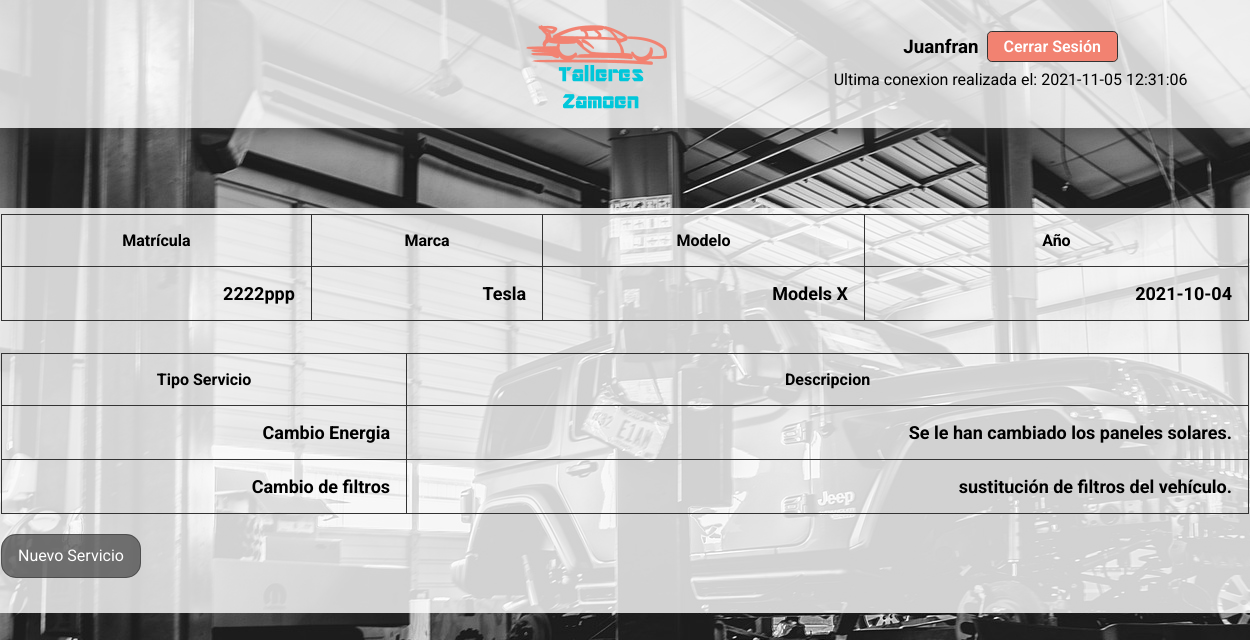
The app's page /Sevicios/Servicios.php?dni=12345678j&matricula=2222ppp (signed in) with its own data.
### tables this page shows
CREATE TABLE `lista_usuario` (
  `id_usuario` int(11) NOT NULL,
  `nombre` varchar(20) NOT NULL,
  `apellidos` varchar(30) NOT NULL,
  `dni` varchar(9) NOT NULL,
  `telefono` int(9) NOT NULL,
  `email` varchar(40) NOT NULL,
  `contrasena` varchar(50) DEFAULT NULL,
  `id_admin` int(1) DEFAULT NULL
);

CREATE TABLE `lista_vehiculos` (
  `id_matricula` int(11) NOT NULL,
  `matricula` varchar(10) NOT NULL,
  `marca` varchar(20) NOT NULL,
  `modelo` varchar(20) NOT NULL,
  `año` date NOT NULL,
  `id_usuario` int(11) DEFAULT NULL
);

CREATE TABLE `lista_servicios` (
  `id_servicio` int(11) NOT NULL,
  `tipo_servicio` varchar(30) NOT NULL,
  `descripcion` varchar(250) DEFAULT NULL,
  `id_matricula` int(11) DEFAULT NULL
);

### Sevicios/Servicios.php (the view, shortened to what this page needs)
<!DOCTYPE html>
<html lang="es">
<head>
    <link rel="stylesheet" href="../styles/styleHeader.css">
    <link rel="stylesheet" href="../styles/styleVehiculo.css">
    <link rel="stylesheet" href="../styles/styleServicios.css">
</head>
<body>
    <?php
        include "../biblioteca/funcionesZamoen.php";
        $conn = Conexion();
        $dni = $_SESSION['dni'];
        $sqlName = "SELECT nombre FROM lista_usuario WHERE dni = '$dni'";
        $resultName = mysqli_query($conn, $sqlName);
        if ($resultName === false) {
                echo mysqli_error($conn);
        }
        else {
            $info = mysqli_fetch_array($resultName);
            $name = $info['nombre'];
        }
        ?>
    <div class="outer-container">
        <header id="cabecera">
        <div class="logo">
            <a href="../Vehiculos/vehiculo.php?dni=<?php echo $_GET['dni']; ?>">
                <img id="logo-taller" src="../img/Logo-Coche.png" alt="Logo Talleres Zamoen">
            </a>
        </div>
        <div class="container-info-header">
            <div class="info-usu">
                <h3><?php echo ucfirst($name); ?></h3>
                    <a id="btn-logOut" href="../Login/logOut.php">Cerrar Sesión</a>
            </div>
            <div class="cookies">
                <p><?php echo 'Ultima conexion realizada el: '.$_COOKIE[$_SESSION['dni'].'Cookie']; ?></p>
            </div>
            </div>
        </header>
        <?php
        $matricula = $_GET['matricula'];
        $sql =  "SELECT matricula, marca, modelo, año
        FROM lista_vehiculos
        WHERE matricula = '$matricula'";
        $sql2 =  "SELECT tipo_servicio, descripcion
        FROM lista_servicios
        WHERE id_matricula = (select id_matricula FROM lista_vehiculos
        WHERE matricula = '$matricula')";
        $results = mysqli_query($conn, $sql);
        $results2 = mysqli_query($conn, $sql2);
        if ($results === false) {
            echo mysqli_error($conn);
        }
        else {
            if(!empty($matricula)){
                ?>
                <div class="container-view">
                    <table name="datosUsuario" id="datosUsuarios">
                        <th>Matrícula</th>
                        <th>Marca</th>
                        <th>Modelo</th>
                        <th>Año</th>
                <?php
                foreach ($results as $valor) {
                        ?>
                        <tr>
                            <?php
                            foreach ($valor as $k) {
                                ?>
                            <td><?php echo $k; ?></td>
                                <?php
                            }
                            ?>
                        </tr>
                        <?php
                }
            }
        }
                    ?>
                    </table>
                        <table name="datosServicios" id="datosServicios">
                            <th>Tipo Servicio</th>
                            <th>Descripcion</th>
                            <?php
                            foreach ($results2 as $valor) {
                                ?>
                                <tr>
                                    <?php
                                    foreach ($valor as $j) {
                                        ?>
                                    <td><?php echo $j; ?></td>
                                        <?php
                                    }
                                    ?>
                                </tr>
                                <?php
                            }
                ?>
                    </table>
                        <div class="newvh">
                            <a href="../Sevicios/newServicio.php?dni=<?php echo $_GET['dni']?>&matricula=<?php echo $_GET['matricula']?>"  class="btn newvh">Nuevo Servicio</a>
                        </div>
                </div>
</body>
</html>

### styles/styleHeader.css (style rules this page uses)
* { margin: 0; padding: 0; box-sizing: border-box; font-family: 'Roboto', sans-serif; }
body { background-image: url('../img/fondo-taller.jpg'); background-repeat: no-repeat; background-size: auto; }
.outer-container { width: 100vw; height: 100vh; }
#cabecera { position: fixed; top: 0; left: 0; width: 100%; height: 8rem; background-color: rgb(255, 255, 255, .8); display: flex; justify-content: space-evenly; align-items: center; box-shadow: 5px 0 30px #333; }
#logo-taller { width: 10rem; }
.vacio, .info-usu { flex-basis: 33%; }
.container-info-header { display: flex; justify-content: flex-end; align-items: center; flex-direction: column; }
.info-usu { display: flex; justify-content: flex-end; align-items: center; }
#btn-logOut, #btn-Panel { margin-left: .5rem; padding: .3rem 1rem; color: #fff; border-radius: .3rem; border: 1px solid #333; font-weight: 600; cursor: pointer; text-decoration: none; }
#btn-logOut { background-color: #F28271; }
.cookies { display: flex; flex-direction: column; font-size: 1rem; padding: .5rem; width: 100%; }
.logo { width: 20%; }

### styles/styleVehiculo.css (style rules this page uses)
* { margin: 0; padding: 0; box-sizing: border-box; font-family: 'Roboto', sans-serif; }
a { text-decoration: none; color: #333; }
.outer-container { display: flex; justify-content: flex-start; align-items: center; flex-direction: column; width: 100vw; height: 100vh; margin-top: 5rem; }
.container-view { width: 80rem; height: auto; background-color: rgb(255, 255, 255, .8); padding: .4rem 1rem; }
#datosUsuarios { width: 100%; height: auto; border-collapse: collapse; }
#datosUsuarios th, #infoUsuarios th { padding: 1rem; font-size: 1rem; font-weight: bold; border: 1px solid #333; text-align: center; }
#datosUsuarios tr, #infoUsuarios tr { cursor: pointer; text-align: right; }
#datosUsuarios td, #infoUsuarios td { padding: 1rem; font-size: 1.125rem; border: 1px solid #333; font-weight: bolder; }
.btn { padding: .7rem 1rem; color: #333; font-size: 1rem; border-radius: 15px; border:none; cursor: pointer; margin-top: -2rem; margin-right: .8rem; background-color: rgba(51, 51, 51, 0.637); border: 1px solid rgba(51, 51, 51, 0.521); }
.newvh { color: white; height: 60px; margin-top: 2rem; }

### styles/styleServicios.css (style rules this page uses)
.container-view { margin-top: 8rem; }
#datosServicios { margin-top: 2rem; width: 78rem; background-color: transparent; border-collapse: collapse; }
#datosUsuarios { width: 100%; height: auto; border-collapse: collapse; }
#datosUsuarios th, #datosServicios th { padding: 1rem; font-size: 1rem; font-weight: bold; border: 1px solid #333; text-align: center; }
#datosUsuarios tr, #datosServicios tr { cursor: pointer; text-align: right; }
#datosUsuarios td, #datosServicios td { padding: 1rem; font-size: 1.125rem; border: 1px solid #333; font-weight: bolder; }

### records on screen
lista_usuario: nombre "Juanfran"
lista_vehiculos: matricula "2222ppp", marca "Tesla", modelo "Models X", año "2021-10-04"
lista_servicios: tipo_servicio "Cambio Energia", descripcion "Se le han cambiado los paneles solares."
lista_servicios: tipo_servicio "Cambio de filtros", descripcion "sustitución de filtros del vehículo."

### other values on screen
$_COOKIE[$_SESSION['dni'].'Cookie'] "2021-11-05 12:31:06"
